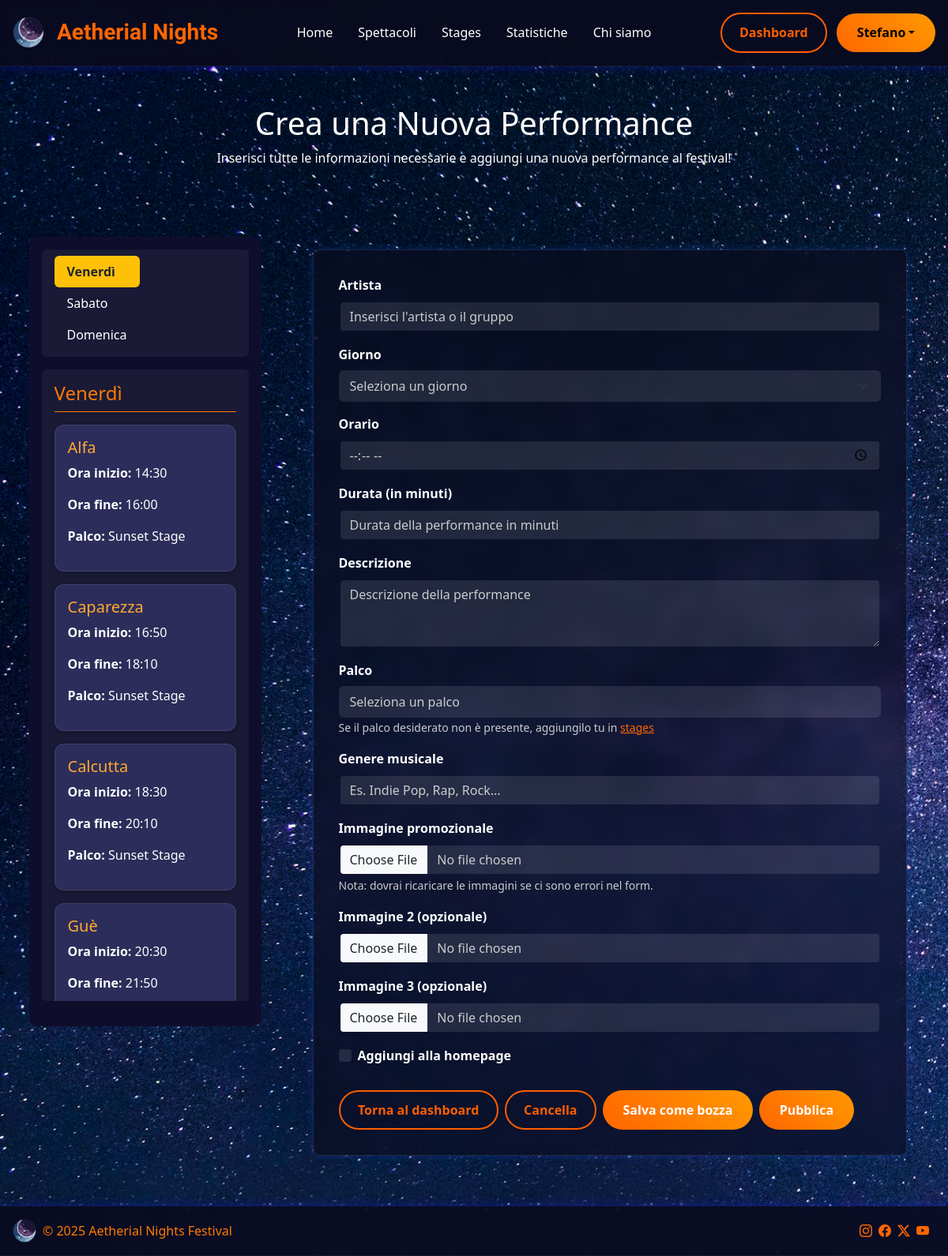
Screenshot of /dashboard/nuova_performance (signed in) with the database file from the repository.
### tables this page shows
CREATE TABLE "UTENTI" (
	"id"	INTEGER NOT NULL UNIQUE,
	"email"	TEXT NOT NULL UNIQUE,
	"password"	TEXT NOT NULL,
	"nome"	TEXT NOT NULL,
	"cognome"	TEXT NOT NULL,
	"organizzatore"	INTEGER NOT NULL,
	"data_registrazione"	TEXT NOT NULL,
	"sesso"	TEXT NOT NULL,
	PRIMARY KEY("id" AUTOINCREMENT)
);

CREATE TABLE "PERFORMANCE" (
	"id"	INTEGER NOT NULL UNIQUE,
	"artista"	TEXT NOT NULL,
	"giorno"	TEXT NOT NULL,
	"ora"	TEXT NOT NULL,
	"durata"	INTEGER NOT NULL,
	"descrizione"	TEXT NOT NULL,
	"palco"	INTEGER NOT NULL,
	"genere"	TEXT NOT NULL,
	"immagine1"	TEXT NOT NULL,
	"visibile"	INTEGER NOT NULL,
	"organizzatore"	INTEGER NOT NULL,
	"immagine2"	TEXT,
	"immagine3"	TEXT,
	"homepage"	INTEGER,
	PRIMARY KEY("id" AUTOINCREMENT),
	FOREIGN KEY("organizzatore") REFERENCES "UTENTI"("id"),
	FOREIGN KEY("palco") REFERENCES "PALCHI"("id")
);

CREATE TABLE "PALCHI" (
	"id"	INTEGER NOT NULL UNIQUE,
	"nome_palco"	TEXT NOT NULL UNIQUE,
	"descrizione"	TEXT NOT NULL,
	"location"	TEXT NOT NULL,
	"capienza"	INTEGER NOT NULL,
	"immagine1"	TEXT NOT NULL,
	"immagine2"	TEXT NOT NULL,
	"immagine3"	TEXT NOT NULL,
	"tipologia"	TEXT NOT NULL,
	PRIMARY KEY("id" AUTOINCREMENT)
);

### app.py (the view)
@app.route('/dashboard/nuova_performance')
@login_required
def nuova_performance():
    user = current_user
    if user.organizzatore:
        db_performances = performance_dao.get_performance_list(True)
        db_stages = palchi_dao.get_stages()
        return render_template('nuova_performance.html', p_performances=db_performances, p_stages=db_stages)
    else:
        flash('Accesso non autorizzato alla creazione di una nuova performance', 'danger')
        return redirect(url_for('home'))

### templates/nuova_performance.html (shortened to what this page needs)
{% extends "base.html" %}
{% block content %}
    <div class="col-12 my-5">
        <h1 class="text-center">Crea una Nuova Performance</h1>
        <p class="text-center">Inserisci tutte le informazioni necessarie e aggiungi una nuova performance al festival!</p>
    </div>
    <div class="row p-4 justify-content-around">
        <aside class="aside col-11 col-md-4 col-lg-3">
            <nav id="navbar-example2" class="navbar px-3 mb-3 rounded-2">
                <ul class="nav nav-pills flex-column">
                    <li class="nav-item"><a class="nav-link active" href="#scrollspyHeading1">Venerdì</a></li>
                    <li class="nav-item"><a class="nav-link" href="#scrollspyHeading2">Sabato</a></li>
                    <li class="nav-item"><a class="nav-link" href="#scrollspyHeading3">Domenica</a></li>
                </ul>
            </nav>
            <div class="scrollspy p-3 rounded-2" data-bs-spy="scroll" data-bs-target="#navbar-example2" data-bs-root-margin="0px 0px -40%" data-bs-smooth-scroll="true" tabindex="0">
                {% for giorno in ['Venerdì', 'Sabato', 'Domenica'] %}
                    <h4 id="scrollspyHeading{{ loop.index }}">{{ giorno }}</h4>
                    {% for performance in p_performances %}
                        {% if performance.giorno == giorno %}
                            <div class="performance-item mb-3">
                                <h5 class="text-light-orange">{{ performance.artista }}</h5>
                                <p><strong>Ora inizio:</strong> {{ performance.ora }}</p>
                                <p><strong>Ora fine:</strong> {{ performance.ora_fine }}</p>
                                <p><strong>Palco:</strong> {{ performance.nome_palco }}</p>
                            </div>
                        {% endif %}
                    {% endfor %}
                {% endfor %}
            </div>
        </aside>
        <main class="main col-11 col-md-8">
            <div class="card card-body rounded-3 m-0" id="newPerformance">
                <form id="performanceForm" action="/dashboard/performance/create" method="POST" enctype="multipart/form-data">
                    <div class="mb-3">
                        <label for="artista" class="form-label">Artista</label>
                        <input type="text" class="form-control" id="artista" name="artista" value="{{ form_data.artista if form_data is defined else '' }}" placeholder="Inserisci l'artista o il gruppo" required>
                    </div>
                    <div class="mb-3">
                        <label for="giorno" class="form-label">Giorno</label>
                        <select class="form-select" id="giorno" name="giorno" required>
                            <option value="" {% if form_data is not defined %}selected{%endif%} disabled>Seleziona un giorno</option>
                        </select>
                    </div>
                    <div class="mb-3">
                        <label for="ora" class="form-label">Orario</label>
                        <input type="time" class="form-control" id="ora" name="ora" value="{{ form_data.ora if form_data is defined else '' }}" required>
                    </div>
                    <div class="mb-3">
                        <label for="durata" class="form-label">Durata (in minuti)</label>
                        <input type="number" class="form-control" id="durata" name="durata" value="{{ form_data.durata if form_data is defined else '' }}" placeholder="Durata della performance in minuti" required>
                    </div>
                    <div class="mb-3">
                        <label for="descrizione" class="form-label">Descrizione</label>
                        <textarea class="form-control" id="descrizione" name="descrizione" rows="3" placeholder="Descrizione della performance" required>{{ form_data.descrizione if form_data is defined }}</textarea>
                    </div>
                    <div class="mb-3">
                        <label for="palco" class="form-label">Palco</label>
                        <select class="form-select" id="palco" name="palco" required>
                            <option value="" {% if form_data is not defined %}selected{%endif%} disabled>Seleziona un palco</option>
                        </select>
                        <small class="form-text">Se il palco desiderato non è presente, aggiungilo tu in <a href="/stages">stages</a></small>
                    </div>
                    <div class="mb-3">
                        <label for="genere" class="form-label">Genere musicale</label>
                        <input type="text" class="form-control" id="genere" name="genere" value="{{ form_data.genere if form_data is defined else '' }}" placeholder="Es. Indie Pop, Rap, Rock..." required>
                    </div>
                    <div class="mb-3">
                        <label for="immagine1" class="form-label">Immagine promozionale</label>
                        <input type="file" class="form-control" id="immagine1" name="immagine1" accept="image/*" required>
                        <small class="form-text text-warning">Nota: dovrai ricaricare le immagini se ci sono errori nel form.</small>
                    </div>
                    <div class="mb-3">
                        <label for="immagine2" class="form-label">Immagine 2 (opzionale)</label>
                        <input type="file" class="form-control" id="immagine2" name="immagine2" accept="image/*">
                    </div>
                    <div class="mb-3">
                        <label for="immagine3" class="form-label">Immagine 3 (opzionale)</label>
                        <input type="file" class="form-control" id="immagine3" name="immagine3" accept="image/*">
                    </div>
                    <div class="form-check mb-3">
                        <input type="checkbox" class="form-check-input" id="homepage" name="homepage" {% if form_data is defined and form_data.homepage == 1 %}checked{%endif%}>
                        <label class="form-check-label" for="homepage">Aggiungi alla homepage</label>
                    </div>
                    <div class="d-flex flex-wrap">
                        <a href="{{ url_for('dashboard') }}" class="btn btn-outline me-2 mt-2">Torna al dashboard</a>
                        <button type="reset" class="btn btn-outline me-2 mt-2" name="reset" value="reset">Cancella</button>
                        <button type="submit" class="btn btn-primary me-2 mt-2" name="bozza" value="bozza">Salva come bozza</button>
                        <button type="submit" class="btn btn-primary mt-2" name="pubblica" value="pubblica">Pubblica</button>
                    </div>
                </form>
            </div>
        </main>
    </div>
{% endblock %}

### templates/base.html (shortened to what this page needs)
<!doctype html>
<html lang="it">
<head>
  <link href="https://cdn.jsdelivr.net/npm/bootstrap@5.3.5/dist/css/bootstrap.min.css" rel="stylesheet"
>
  <link href="https://cdn.jsdelivr.net/npm/bootstrap-icons/font/bootstrap-icons.css" rel="stylesheet">
  <link rel="stylesheet" href="https://cdn.jsdelivr.net/npm/bootstrap-icons@1.11.3/font/bootstrap-icons.min.css">
  <link rel="stylesheet" href="{{ url_for('static', filename='css/style.css') }}">
  <link rel="stylesheet" href="{{ url_for('static', filename='css/home.css') }}">
  <link rel="stylesheet" href="{{ url_for('static', filename='css/stages.css') }}">
  <link rel="stylesheet" href="{{ url_for('static', filename='css/register&login.css') }}">
  <link rel="stylesheet" href="{{ url_for('static', filename='css/dashboard.css') }}">
  <link rel="stylesheet" href="{{ url_for('static', filename='css/profilo.css') }}">
  <link rel="stylesheet" href="{{ url_for('static', filename='css/biglietti.css') }}">
  <link rel="stylesheet" href="{{ url_for('static', filename='css/spettacoli.css') }}">
</head>
<body>
  <header class="d-flex flex-wrap align-items-center justify-content-center justify-content-md-between p-3 sticky-top" id="myHeader">
    <div class="col-md-3 mb-2 mb-md-0">
      <a href="/" class="d-inline-flex link-body-emphasis text-decoration-none align-items-center">
          <img src="{{ url_for('static', filename='images/logo.PNG') }}" alt="Logo" class="" width="40" height="40">
          <h3 class="ms-3 mt-2 title text-orange">Aetherial Nights</h3>
      </a>
    </div>
    <ul class="nav nav-pills">
      <li class="nav-item"><a href="/" class="nav-link {% if request.path == '/' %}nav-current{% endif %}" aria-current="page">Home</a></li>
      <li class="nav-item"><a href="/spettacoli" class="nav-link {% if request.path.startswith('/spettacoli') %}nav-current{% endif %}">Spettacoli</a></li>
      <li class="nav-item"><a href="/stages" class="nav-link {% if request.path.startswith('/stages') %}nav-current{% endif %}">Stages</a></li>
      <li class="nav-item">
        <a href="/biglietti" class="nav-link {% if request.path.startswith('/biglietti') %}nav-current{% endif %}">
          {% if current_user.organizzatore %}
            Statistiche
          {% else %}
            Biglietti
          {% endif %}
        </a>
      </li>
      <li class="nav-item"><a href="/about" class="nav-link {% if request.path.startswith('/about') %}nav-current{% endif %}">Chi siamo</a></li>
    </ul>
    <div class="col-md-3 text-end">
      {% if current_user.is_authenticated %}
        {% if current_user.organizzatore %}
          <button type="button" class="btn btn-outline me-2" onclick="location.href='/dashboard'">Dashboard</button>
        {% endif %}
        <button type="button" class="btn btn-primary link-body-emphasis text-decoration-none dropdown-toggle" data-bs-toggle="dropdown" aria-expanded="false">{{current_user.nome}}</button>
      {% else %}
        <button type="button" class="btn btn-outline me-2" data-bs-toggle="modal" data-bs-target="#loginModal" data-bs-whatever="@mdo">Login</button>
        <button type="button" class="btn btn" onclick="location.href='/register'">Registrati</button>
      {% endif %}
    </div>
  </header>
  <div class="container-fluid px-0">
    <div class="row justify-content-center">
      {%block content %}{% endblock %}
    </div>
  </div>
  <footer class="d-flex flex-wrap justify-content-between align-items-center p-3 mt-4">
    <div class="col-md-4 d-flex align-items-center">
      <a href="/" class="mb-3 me-2 mb-md-0 text-body-secondary text-decoration-none lh-1" aria-label="Logo">
        <img src="{{ url_for('static', filename='images/logo.PNG') }}" alt="Logo" class="" width="30" height="30">
      </a>
      <span class="mb-3 mb-md-0">© 2025 Aetherial Nights Festival</span>
    </div>
    <ul class="nav col-md-4 justify-content-end list-unstyled d-flex">
      <a href="#" class="mb-3 me-2 mb-md-0 lh-1" aria-label="Logo">
        <i class="bi bi-instagram"></i>
      </a>
      <a href="#" class="mb-3 me-2 mb-md-0 lh-1" aria-label="Logo">
        <i class="bi bi-facebook"></i>
      </a>
      <a href="#" class="mb-3 me-2 mb-md-0 lh-1" aria-label="Logo">
        <i class="bi bi-twitter-x"></i>
      </a>
      <a href="#" class="mb-3 me-2 mb-md-0 lh-1" aria-label="Logo">
        <i class="bi bi-youtube"></i>
      </a>
    </ul>
  </footer>
</body>
</html>

### rows the page displays
UTENTI: nome "Stefano"
PERFORMANCE: artista "Alfa", ora "14:30", ora_fine "16:00", nome_palco "Sunset Stage"
PERFORMANCE: artista "Caparezza", ora "16:50", ora_fine "18:10", nome_palco "Sunset Stage"
PERFORMANCE: artista "Calcutta", ora "18:30", ora_fine "20:10", nome_palco "Sunset Stage"
PERFORMANCE: artista "Guè", ora "20:30", ora_fine "21:50"

### other values shown
{{ giorno }} "Venerdì"
